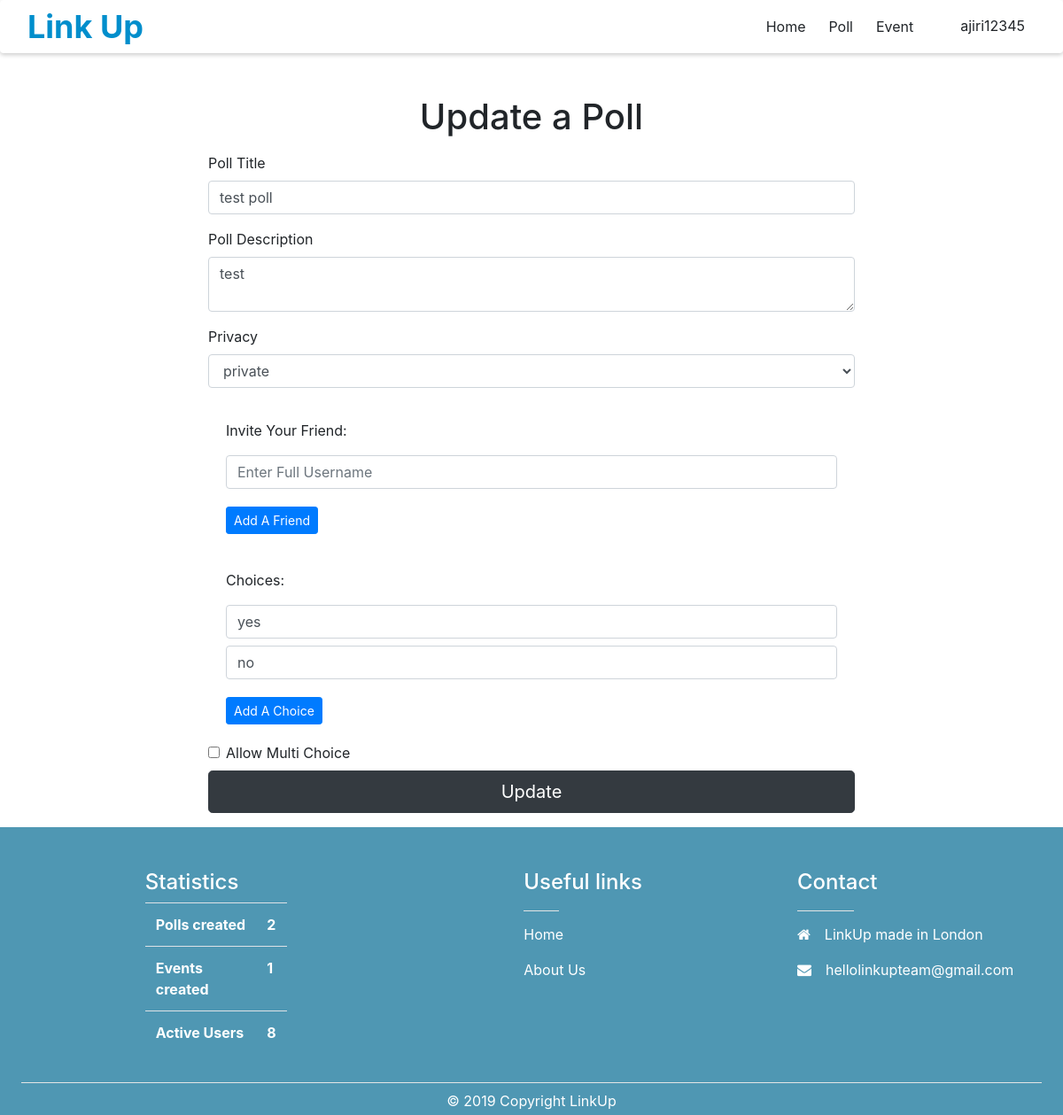
Page /poll/14/update/ (signed in) on the committed database.
### linkup/models.py (models this page shows, shortened)
class Poll(models.Model):
    title = models.CharField(max_length=255)
    description = models.TextField()
    multi_choices = models.BooleanField()
    created_at = models.DateTimeField(auto_now_add=True)
    updated_at = models.DateTimeField(auto_now=True)
    creator = models.ForeignKey(User, null=True,blank=True, on_delete=models.CASCADE)
    privacy = models.IntegerField(choices=privacy_choices, default=PrivacyChoices.PUBLIC)
    state = models.IntegerField(choices=state_choices, default=StateChoices.OPENED)
    invited_users = models.ManyToManyField(User, blank=True, related_name='invited_polls')
    class Meta:
        ordering = ['-created_at']

class PollChoice(models.Model):
    content = models.CharField(max_length=255)
    poll = models.ForeignKey(Poll, on_delete=models.CASCADE)

### linkup/views.py (the view, shortened to what this page needs)
# urls.py: path('poll/<int:pk>/update/', views.poll_update, name='poll_update'),
@login_required
def poll_update(request,pk):
    poll = get_object_or_404(Poll, pk=pk)
    if poll.state == StateChoices.ClOSE or(request.user == poll.creator or request.user.is_superuser )== False:
        messages.warning(request, 'Permission denied :/')
        return redirect('poll_detail', pk=pk)
    else:
        if request.method == 'GET':
            p = PollChoice.objects.filter(poll=poll)
            template = loader.get_template('poll_update.html')
            invited_users = [ c for c in poll.invited_users.all()]
            choices_list = [ c for c in p]
            context = {
                'privacy_choices': privacy_choices,
                'title':poll.title,
                'choices':choices_list,
                'description':poll.description,
                'invited_users':invited_users
            }
            context.update(return_statistics())
            return HttpResponse(template.render(context, request))

### linkup/views.py (called while the page is built)
def return_statistics():
    polls_count = Poll.objects.count()
    events_count = Event.objects.count()
    users_count = User.objects.count()
    return {
        'polls_count': polls_count,
        'events_count': events_count,
        'users_count': users_count
    }

### linkup/templates/poll_update.html (shortened to what this page needs)
{% extends 'template.html' %}
{% block content %}
    <div class="row justify-content-center">
        <div class="col-8 col-md-8 col-sm-12">
            <h1 class="text-center mt-5 mb-3">Update a Poll</h1>
            <form method="post" class="mt-2">
                <div class="form-group">
                    <label for="title">
                        Poll Title
                    </label>
                    {% if title %}
                        <input type="search" id="title" class="form-control" name="title" value="{{title}}">
                    {% else %}
                        <input type="search" id="title" class="form-control" name="title">
                    {% endif %}
                </div>
                <div class="form-group">
                    <label for="description">
                        Poll Description
                    </label>
                    {% if description %}
                    <textarea id="description" class="form-control"  name="description" >{{description}}</textarea>
                    {% else %}
                    <textarea id="description" class="form-control"  name="description" ></textarea>
                    {% endif %}                </div>
                {% if request.user.is_authenticated %}
                <div class="form-group">
                    <label for="privacy">Privacy</label>
                    <select class="form-control" id="privacy" name="privacy">
                        {% for value, choice in privacy_choices %}
                            <option value="{{ value }}">{{ choice }}</option>
                        {% endfor %}
                    </select>
                </div>
                {%endif%}
                <div class="card" id="invite-user-block" style="border: none !important;">
                    <div class="card-body">
                        <div class="form-group" id="users">
                            <label>
                                Invite Your Friend:
                            </label>
                            {% if invited_users %}
                                {% for user in invited_users %}
                                {% if request.user == user %}
                                {% else %}
                                    <input type="search" class="form-control mt-2" name="users" placeholder="Enter Full Username" value="{{ user}}">
                                {% endif %}
                                {% endfor %}
                            {% else %}
                            <input type="search" class="form-control mt-2" name="users" placeholder="Enter Full Username">
                            {% endif %}
                        </div>
                        <button class="btn btn-primary btn-sm mt-1" id="add-new-user" type="button">Add A Friend
                        </button>
                    </div>
                </div>
                <div class="card" style="border: none !important;">
                    <div class="card-body">
                        <div class="form-group" id="choices">
                            <label>
                                Choices:
                            </label>
                            {% if choices %}
                            {% for c in choices %}
                            <input type="search" class="form-control mt-2" name="choices" value="{{ c.content }}">
                            {% endfor %}
                            {% else %}
                            <input type="search" class="form-control mt-2" name="choices">
                            <input type="search" class="form-control mt-2" name="choices">
                            {% endif %}
                        </div>
                        <button class="btn btn-primary btn-sm mt-1" id="add-new-choice" type="button">Add A Choice
                        </button>
                    </div>
                </div>
                <div class="card" style="border: none !important;">
                    <div class="form-check">
                        <input id="multichoice" type="checkbox" class="form-check-input" name="multi">
                        <label for="multichoice" class="form-check-label">Allow Multi Choice</label>
                    </div>
                </div>
                <div class="form-group mt-2">
                    <button class="btn btn-lg btn-dark btn-block" type="submit">Update</button>
                </div>
            </form>
        </div>
    </div>
{% endblock %}

### linkup/templates/template.html (shortened to what this page needs)
{% load static %}
<!DOCTYPE html>
<html lang="en">
<head>
    <link rel="stylesheet" href="{% static 'linkup/style.css' %}">
    <link rel="stylesheet" type="text/css" href="{% static 'css/bootstrap/bootstrap.css' %}">
    <link rel="stylesheet" type="text/css" href="{% static 'fonts/fontawesome/css/all.min.css' %}">
    <link href="https://stackpath.bootstrapcdn.com/font-awesome/4.7.0/css/font-awesome.min.css" rel="stylesheet">
    <link rel="stylesheet" href="http://code.jquery.com/ui/1.8.18/themes/base/jquery-ui.css" type="text/css" media="all"/>
</head>
<body>
<header>
<div class="navbar-wrapper">
  <div class="container">
    <a class="logo" href="{% url 'index' %}">Link Up</a>
    <nav id="nav">
      <ul id="menu" class="navbar-collapse ">
        <li><a href="{% url 'index' %}" class="btn">Home</a></li>
        <li><a href="{% url 'poll_list' %}" class="btn">Poll</a></li>
        <li><a href="{% url 'event_list' %}" class="btn">Event</a></li>
            {% if request.user.is_authenticated %}
         <div class="dropdown">
        <li><a  onclick="myFunction()" class="btn dropbtn"> <i class="fas fa-user-circle">  </i>  {{ request.user.username }}</a></li>
        </div>
        {% else %}
        <li><a href="{% url 'register' %}" class="btn"><i class="fas fa-user-plus"> </i> Register</a></li>
        <li><a href="{% url 'login' %}" class="btn"><i class="fas fa-sign-in-alt"> </i> Login</a></li>
      </ul>
        {% endif %}
    </nav>
  </div>
</header>
<div class="container" style="min-height: 100vh;">
    {% block content %}
    {% endblock %}
</div>
<footer class="footer  text-white">
    <div class="container pt-5 pb-2">
        <div class="row">
            <div class="col-md-2 col-lg-2 col-xl-2 mx-auto">
                <h4>Statistics</h4>
                <table class="table">
                    <tbody>
                    <tr>
                        <th scope="col">
                            Polls created
                        </th>
                        <th scope="col">
                            {{ polls_count }}
                        </th>
                    </tr>
                    <tr>
                        <th scope="col">
                            Events created
                        </th>
                        <th scope="col">
                            {{ events_count }}
                        </th>
                    </tr>
                    <tr>
                        <th scope="col">
                            Active Users
                        </th>
                        <th scope="col">
                            {{ users_count }}
                        </th>
                    </tr>
                    </tbody>
                </table>
            </div>
            <div class="col-md-3 col-lg-2 col-xl-2 mx-auto">
                <h4>Useful links</h4>
                <hr class="bg-white mb-2 mt-0 d-inline-block mx-auto w-25">
                <p><a href="{% url 'index' %}" class="text-white">Home</a></p>
                <p><a href="{% url 'about' %}" class="text-white">About Us</a></p>
            </div>
            <div class="col-md-4 col-lg-3 col-xl-3">
                <h4>Contact</h4>
                <hr class="bg-white mb-2 mt-0 d-inline-block mx-auto w-25">
                <p><i class="fa fa-home mr-3"></i>LinkUp made in London</p>
                <p><i class="fa fa-envelope mr-3"></i><a style="color:white; text-decoration:none"  href="mailto:hellolinkupteam@gmail.com?subject=Type subject here&body=Type message here , we anticipate to get back to you in 24 hours." >hellolinkupteam@gmail.com</a>
</p>
            </div>
        </div>
    </div>
    <hr class="bg-white mx-4 mt-2 mb-1">
    <div class="container-fluid">
        <p class="text-center m-0 py-1">
            © 2019 Copyright <a href="" class="text-white">LinkUp</a>
        </p>
    </div>
</footer>
</body>
</html>

### linkup/static/linkup/style.css (style rules this page uses)
header { transition: 0.5s; position: relative; max-width: 100%; margin :0px auto; padding: 0px; background: #fff; box-sizing: border-box; border-radius: 4px; box-shadow: 0 2px 5px rgba(0,0,0,.2); }
.logo:hover, .logo { color: #008ECC; height: 60px; font-size: 36px; overflow: hidden; line-height: 60px; padding: 0 1px; text-align: center; float: left; font-weight: 700; text-decoration: none; }
#nav { float: right; }
nav ul { margin: 0; padding: 0; display: flex; }
nav ul li { list-style: none; }
nav ul li a { display: block; margin: 10px 0; padding: 15px 20px; text-decoration: none; color: #262626; }
.fas { padding:5px; }
header .container { padding: 0; }
.dropdown { float: left; overflow: visibility: visible; }
.dropbtn { display:block; }
.dropdown { cursor: pointer; font-size: 16px; border: none; outline: none; background-color: inherit; font-family: inherit; margin: 0; }
footer { background-color: #4F97B3; }

### rows in the picture
Poll: title "test poll", description "test"
PollChoice: choices "yes"
PollChoice: choices "no"

### other values in the picture
{{ request.user.username }} "ajiri12345"
{{ polls_count }} "2"
{{ events_count }} "1"
{{ users_count }} "8"
form field privacy "private"
